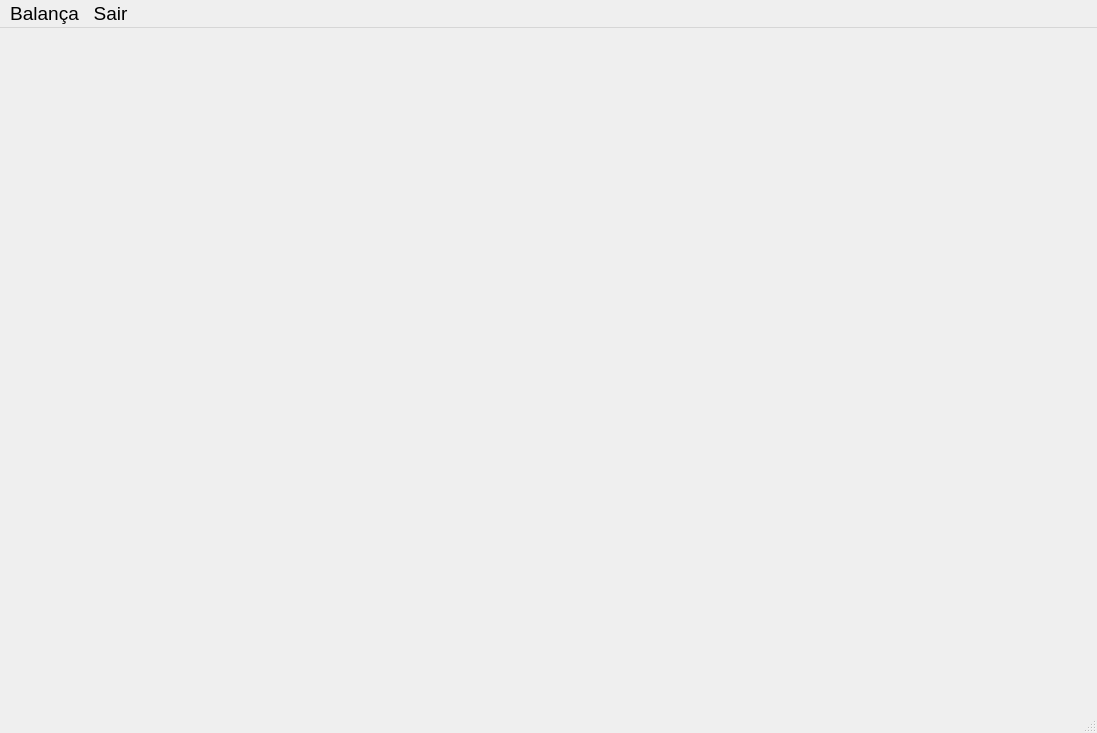
<?xml version="1.0" encoding="UTF-8"?>
<ui version="4.0">
 <class>MainWindow</class>
 <widget class="QMainWindow" name="MainWindow">
  <property name="geometry">
   <rect>
    <x>0</x>
    <y>0</y>
    <width>1097</width>
    <height>733</height>
   </rect>
  </property>
  <property name="font">
   <font>
    <pointsize>14</pointsize>
   </font>
  </property>
  <property name="windowTitle">
   <string>Principal</string>
  </property>
  <widget class="QWidget" name="centralwidget"/>
  <widget class="QMenuBar" name="menubar">
   <property name="geometry">
    <rect>
     <x>0</x>
     <y>0</y>
     <width>1097</width>
     <height>21</height>
    </rect>
   </property>
   <widget class="QMenu" name="menuBalanca">
    <property name="font">
     <font>
      <pointsize>12</pointsize>
     </font>
    </property>
    <property name="title">
     <string>Balança</string>
    </property>
    <addaction name="actionIniciar_Camera"/>
    <addaction name="separator"/>
    <addaction name="actionVeiculos_Registrados"/>
   </widget>
   <widget class="QMenu" name="menuSair">
    <property name="font">
     <font>
      <pointsize>12</pointsize>
     </font>
    </property>
    <property name="title">
     <string>Sair</string>
    </property>
    <addaction name="actionSair"/>
   </widget>
   <addaction name="menuBalanca"/>
   <addaction name="menuSair"/>
  </widget>
  <widget class="QStatusBar" name="statusbar"/>
  <action name="actionIniciar_Camera">
   <property name="text">
    <string>Iniciar Camera</string>
   </property>
   <property name="font">
    <font>
     <pointsize>12</pointsize>
    </font>
   </property>
   <property name="shortcut">
    <string>Ctrl+C</string>
   </property>
  </action>
  <action name="actionVeiculos_Registrados">
   <property name="text">
    <string>Veiculos Registrados</string>
   </property>
   <property name="font">
    <font>
     <pointsize>12</pointsize>
    </font>
   </property>
   <property name="shortcut">
    <string>Ctrl+R</string>
   </property>
  </action>
  <action name="actionSair">
   <property name="text">
    <string>Sair</string>
   </property>
   <property name="font">
    <font>
     <pointsize>12</pointsize>
    </font>
   </property>
   <property name="shortcut">
    <string>Ctrl+Q</string>
   </property>
  </action>
 </widget>
 <resources/>
 <connections/>
</ui>
